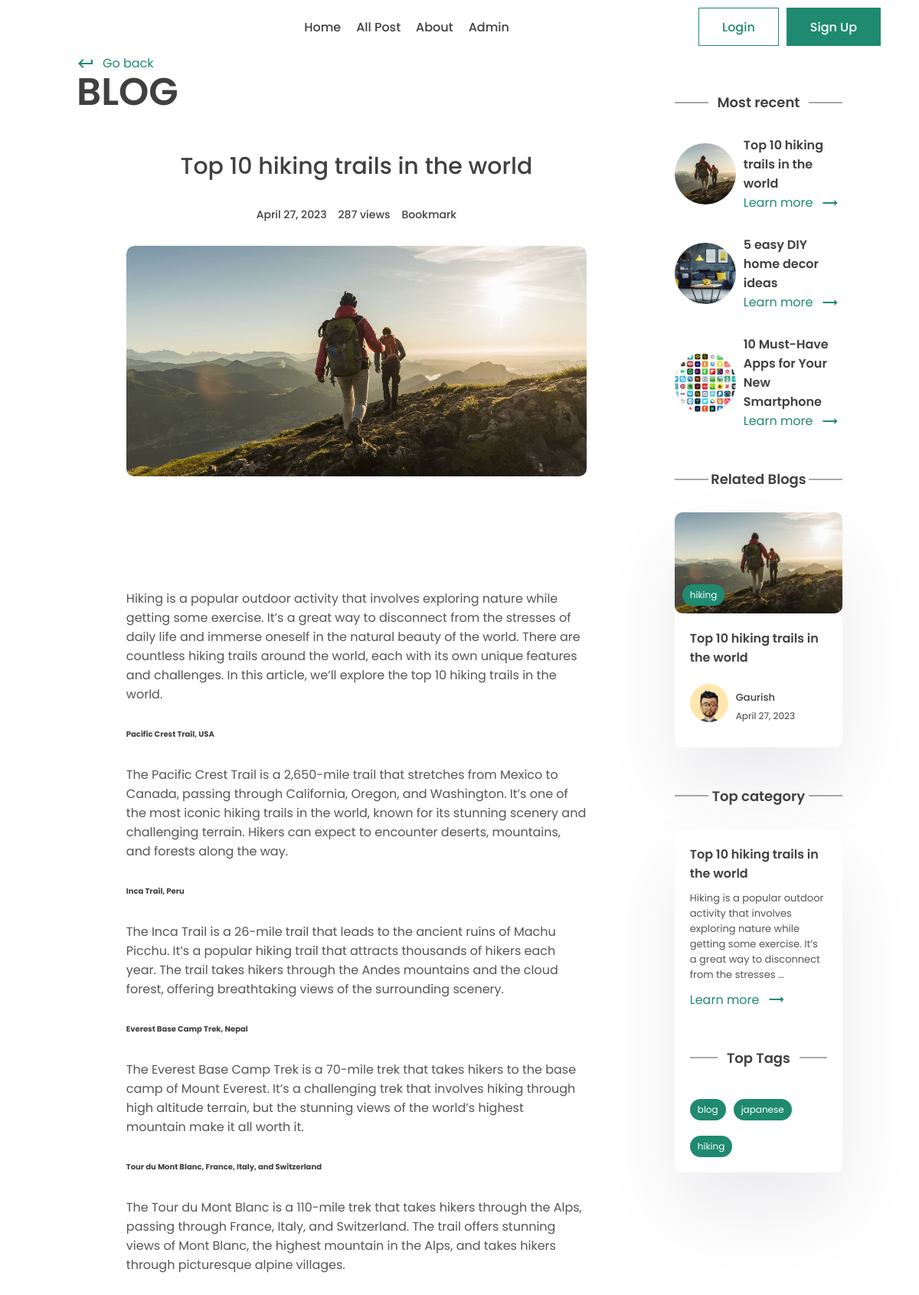
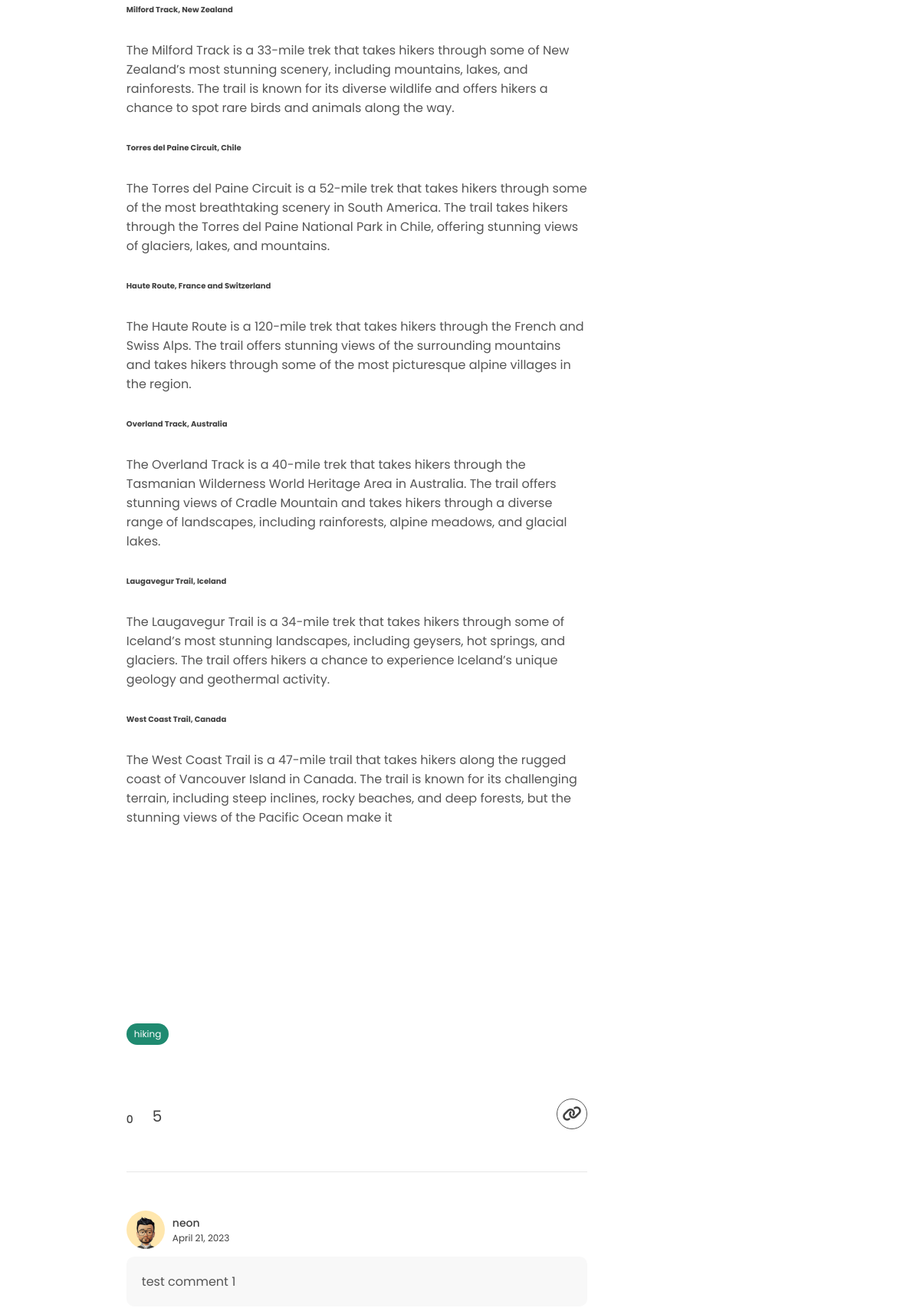
Screenshot of /post/top-10-hiking-trails-in-the-world (upper part) with the database file from the repository (2 pictures, top to bottom).
### app/models.py (models this page shows, shortened)
class Post(models.Model):
    title = models.CharField(max_length=100)
    content = models.TextField()
    last_updated = models.DateTimeField(auto_now=True)
    slug = models.SlugField(max_length=100, unique=True)
    image = models.ImageField(null=True, blank=True, upload_to="images/")
    tags = models.ManyToManyField(Tag, blank=True, related_name='post')
    view_count = models.IntegerField(null=True, blank=True)
    isfeatured = models.BooleanField(default=False)
    author = models.ForeignKey(
        User, on_delete=models.CASCADE, null=True, blank=True)
    bookmarks = models.ManyToManyField(
        User, related_name="bookmarks", default=None, blank=True)
    likes = models.ManyToManyField(
        User, related_name='post_likes', default=None,  blank=True)
    def number_of_likes(self):
        return self.likes.count()

class Tag(models.Model):
    name = models.CharField(max_length=200)
    description = models.CharField(max_length=100)
    slug = models.SlugField(max_length=200, unique=True)

class Comment(models.Model):
    content = models.TextField()
    date = models.DateTimeField(auto_now=True)
    name = models.CharField(max_length=200)
    email = models.EmailField(max_length=254)
    website = models.CharField(max_length=50)
    post = models.ForeignKey(Post, on_delete=models.CASCADE)
    author = models.ForeignKey(
        User, on_delete=models.CASCADE, null=True, blank=True)
    parent = models.ForeignKey(
        'self', on_delete=models.DO_NOTHING, null=True, blank=True, related_name='replies')

class Profile(models.Model):
    user = models.OneToOneField(User, on_delete=models.CASCADE)
    profile_image = models.ImageField(
        null=True, blank=True, upload_to="images/")
    slug = models.SlugField(max_length=200, unique=True)
    bio = models.CharField(max_length=200)

### app/views.py (the view, shortened to what this page needs)
# urls.py: path('post/<slug:slug>', views.post_page, name='post_page'),
def post_page(request, slug):
    post = Post.objects.get(slug=slug)
    comments = Comment.objects.filter(post=post, parent=None)
    form = CommentForm()
    bookmarked = False
    if post.bookmarks.filter(id=request.user.id).exists():
        bookmarked = True
    is_bookmarked = bookmarked
    liked = False
    if post.likes.filter(id=request.user.id).exists():
        liked = True
    number_of_likes = post.number_of_likes()
    is_liked = liked
    recent_posts = Post.objects.all().order_by('-last_updated')[0:3]
    related_posts = Post.objects.filter(
        tags__in=post.tags.all()[:1]).order_by('-last_updated')[:3]
    top_posts = Post.objects.filter(
        tags__in=post.tags.all()).order_by('-view_count')[:3]
    tags_with_max_views = Tag.objects.annotate(
        max_view_count=Max('post__view_count')
    )
    tags = tags_with_max_views.filter(
        post__view_count__gte=F('max_view_count')
    )[:3]
    total_comment = Comment.objects.filter(post=post).count()
    if post.view_count is None:
        post.view_count = 1
    else:
        post.view_count = post.view_count + 1
    post.save()
    context = {'post': post, 'form': form,
               'comments': comments, 'is_bookmarked': is_bookmarked, 'is_liked': is_liked, 'number_of_likes': number_of_likes, 'total_comment': total_comment, 'recent_posts': recent_posts, 'related_posts': related_posts, 'top_posts': top_posts, 'tags': tags}
    return render(request, 'app/post.html', context)

### app/templates/app/post.html (shortened to what this page needs)
{% extends 'base.html' %}
{% load static %}
{% block content %}
      <div class="container">
        <div class="layout">
          <div class="left">
            <div class="page-top">
              <div class="top flex">
                <div class="page-name">
                  <a href="{% url 'index' %}" class="learn">
                    <span class="material-icons"> keyboard_return </span> Go
                    back
                  </a>
                  <h1>Blog</h1>
                </div>
              </div>
            </div>
            <center>
              <div class="typo">
                <h1 class="title blog-title">
                  {{post.title}}
                </h1>
                <div class="timeline">
                  <div class="track">
                    <p class="time">{{post.last_updated|date}}</p>
                  </div>
                  <div class="track">
                    <p class="view-count">{{post.view_count}} view{{post.view_count|pluralize}}</p>
                  </div>
                  <div class="track">
                    {% if user.is_authenticated %}
                    <form action="{% url 'bookmark_post' post.slug %}" method="POST">
                      {% csrf_token %}
                      <input type="hidden" name="post_id" value="{{post.id}}">
                      {% if is_bookmarked %}
                      <button type="submit" class="btn btn-info">
                        <i class="fa-solid fa-bookmark"></i>
                        <p class="bookmark">Remove Bookmark</p>
                      </button>
                      {% else %}
                      <button type="submit" class="btn btn-info">
                        <i class="uil uil-bookmark-full"></i>
                        <p class="bookmark">Bookmark</p>
                      </button>
                      {% endif %}
                    </form>
                    {% else %}
                    <a class="track" href="{% url 'login' %}">
                      <p class="bookmark">Bookmark</p>
                    </a><br>
                    {% endif %}
                  </div>
                </div>
              </div>
            </center>
            <section class="mt">
              <div class="container">
                <div class="blog-post">
                  <div class="post-img blog-img">
                    <img src="{{post.image.url}}" alt="" />
                  </div>
                  <div class="blog-post-content">
                    <p>
                      {{post.content |safe|linebreaksbr }}
                    </p>
                    <div class="blog-tags">
                    {% for tag in post.tags.all %}
                      <a href='{% url 'tag_page' tag.slug %}' class="tag">{{tag.name}}</a>
                    {% endfor %}
                    </div>
                    <div class="social-share">
                      <div class="reactions">
                        <div class="likes">
                          {% if user.is_authenticated %}
                          <form action='{% url 'like_post' post.slug %}' method='post'>
                            {% csrf_token %}
                            <input type='hidden' name='post_id' value="{{post.id}}">
                            {% if is_liked %}
                            <button type='submit'>
                              <i class="fa-solid fa-heart"></i> <span>{{post.number_of_likes}}</span>
                            </button>
                            {% else %}
                            <button type='submit'>
                            <i class="uil uil-heart"></i> <span>{{post.number_of_likes}}</span>
                            </button>
                            {% endif %}
                        </form>
                        {% else %}
                        <button type='submit'>
                           <span>{{post.number_of_likes}}</span>
                          </button>
                        {% endif %}
                        </div>
                        <div class="total-comments">
                          <span>{{total_comment}}</span>
                        </div>
                      </div>
                      <div class="share">
                        <div class="social">
                          {% url 'post_detail' post.id as post_url %}
                          <div class="share-icons">
                            <a href="javascript:void(0);" onclick="copyToClipboard('{{ post_url }}')" title="Copy link to clipboard">
                              <i class="fas fa-link"></i>
                            </a>
                          </div>
                        </div>
                      </div>
                    </div>
                    {% for comment in comments %}
                    <div class="user-comment">
                      <div class="author">
                        <div class="profile-pic">
                          <img src="{{post.author.profile.profile_image.url}}" alt="" />
                        </div>
                        <div class="details">
                          <p>{{comment.name}}</p>
                          <small>{{comment.date|date}}</small>
                        </div>
                      </div>
                      <div class="comment-sec-main">
                        <div class="comment-sec">
                          <div class="comment">
                            <p>
                              {{comment.content}}
                            </p>
                          </div>
                        </div>
                      </div>
                    </div>
                    {% endfor %}
                  </div>
                </div>
              </div>
            </section>
          </div>
          <div class="right">
            <div class="block">
              <h2 class="title2">Most recent</h2>
              {% for post in recent_posts %}
              <div class="recent-post">
                <div class="rounded-img">
                  <img src="{{post.image.url}}" alt="" />
                </div>
                <div class="recent-content">
                  <h3>
                    {{post.title}}
                  </h3>
                  <a class="learn" href="{% url 'post_page' post.slug %}"
                    >Learn more
                    <span class="material-icons"> trending_flat </span></a
                  >
                </div>
              </div>
              {% endfor %}
            </div>
            <div class="block r-blog">
              <h2 class="title2">Related Blogs</h2>
              {% for post in related_posts %}
              <a href="#">
                <div class="card">
                  <div class="post-img">
                    <img src="{{post.image.url}}" alt="" />
                    <div class="tag">{{post.tags.all.0.name}}</div>
                  </div>
                  <div class="card-content">
                    <h3>
                      {{post.title}}
                    </h3>
                    <div class="author">
                      <div class="profile-pic">
                        <img src="{{post.author.profile.profile_image.url}}" alt="" />
                      </div>
                      <div class="details">
                        <p>{{post.author.first_name}}</p>
                        <small>{{post.last_updated | date}}</small>
                      </div>
                    </div>
                  </div>
                </div>
              </a>
              {% endfor %}
            </div>
            <div class="block">
              <h2 class="title2">Top category</h2>
              {% for post in top_posts %}
              <div class="card">
                <h3>
                  {{post.title}}
                </h3>
                <p>
                  {{post.content | truncatechars:200|safe}}
                </p>
                <a class="learn" href="{% url 'post_page' post.slug %}"
                  >Learn more
                  <span class="material-icons"> trending_flat </span></a
                >
              </div>
              {% endfor %}
            </div>
            <div class="block">
              <h2 class="title2">Top Tags</h2>
              <div class="blog-tags">
                {% for tag in tags %}
                <a href='{% url 'tag_page' tag.slug %}'class="tag">{{tag.name}}</a>
                {% endfor %}
              </div>
            </div>
          </div>
        </div>
      </div>
      {% endblock content %}

### rows the page displays
Post: title "Top 10 hiking trails in the world", last_updated "April 27, 2023", view_count "287", image (picture), content "Hiking is a popular outdoor activity that involves exploring nature while getting some exercise. It’s a great way to disconnect from the stresses of daily life and immerse oneself in the natural beauty of the world. There are countless hiking trails around the world, each with its own unique features and challenges. In this article, we’ll explore the top 10 hiking trails in the world. Pacific Crest Trail, USA The Pacific Crest Trail is a 2,650-mile trail that stretches from Mexico to Canada, passing through California, Oregon, and Washington. It’s one of the most iconic hiking trails in the world, known for its stunning scenery and challenging terrain. Hikers can expect to encounter…", number_of_likes "0", tags.all.0.name "hiking", author.profile.profile_image (picture), author.first_name "Gaurish", content "Hiking is a popular outdoor activity that involves exploring nature while getting some exercise. It’s a great way to disconnect from the stresses …"
Tag: name "hiking"
Comment: author.profile.profile_image (picture), name "neon", date "April 21, 2023", content "test comment 1"
Post: image (picture), title "5 easy DIY home decor ideas"
Post: image (picture), title "10 Must-Have Apps for Your New Smartphone"
Tag: name "blog"
Tag: name "japanese"

### other values shown
{{ total_comment }} "5"
